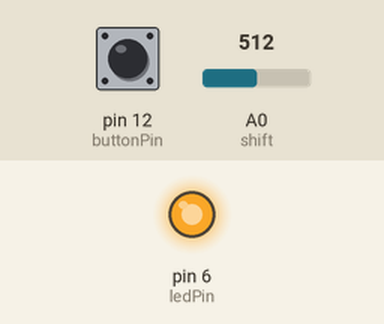
This sketch was run on a simulated Arduino Uno, built with avr-gcc and run on an emulated ATmega328P. On the bench: output pins drawn as LEDs (lit = HIGH). Inputs (shaded band) come from the test bench; at power-on: A0 (shift) = 512, pin 12 (buttonPin) LOW.

Above: at 6.8 s.
6.9 s: A0 (shift) set to 610
15.5 s: pin 12 (buttonPin) pulled HIGH for 3 s
At 18.9 s:
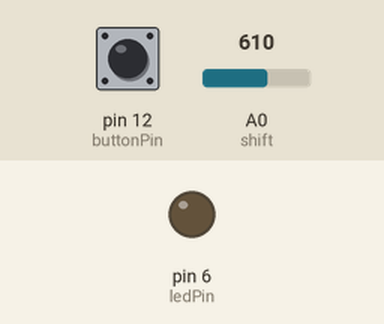
20.5 s: A0 (shift) set to 590
29.1 s: A0 (shift) set to 716
Timing chart, 0 to 32.1 s (numbered marks = the images above; inputs shaded):
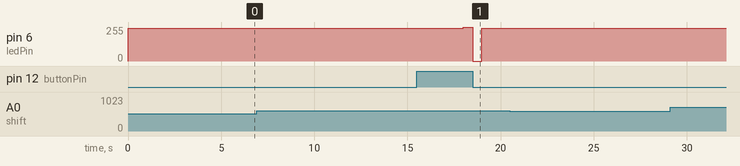

Measured:
- after the input at 15.5 s, pin 6 (ledPin): 244/255 → 255/255 after 2.5 s, → 0/255 0.50 s later, → 244/255 0.50 s later

The sketch:

_2.ifElse.ino
```cpp
int ledPin=6;
int buttonPin=12;
int buttonResult;
int shift=A0;
int switchVal;

void setup() {
  Serial.begin(9600);
  pinMode(ledPin, OUTPUT);
  pinMode(buttonPin, INPUT);
}

void loop() {
  analogWrite(ledPin, 500);
  delay(3000);

  switchVal=analogRead(shift);
  buttonResult=digitalRead(buttonPin);

  if(switchVal>600){
    digitalWrite(ledPin, HIGH);
    while(buttonResult==HIGH){
      digitalWrite(ledPin, HIGH);
      delay(500);

      digitalWrite(ledPin, LOW);
      delay(500);

      buttonResult=digitalRead(buttonPin);
    }
  }else{
    digitalWrite(ledPin, LOW);
  }

}
```
